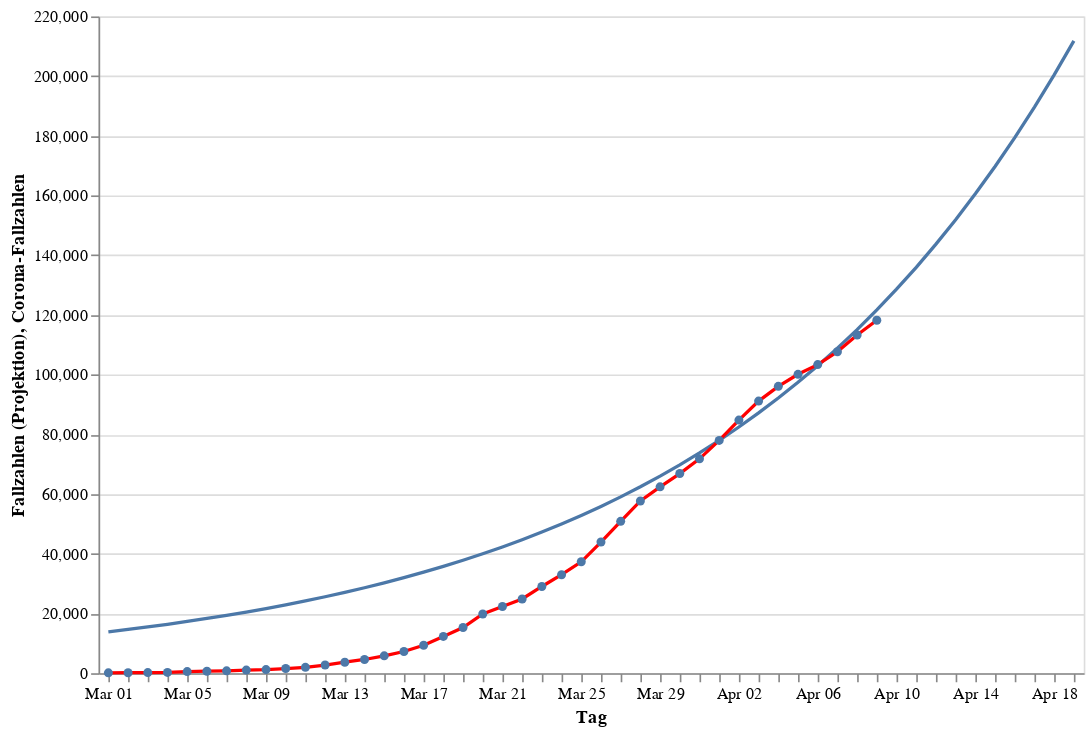

Source (notebook cell):
### Code cell
infections_chart = alt.Chart(data).mark_line(point=True, color="red").encode(
    alt.X("monthdate(day):O", title="Tag"),
    alt.Y("cases:Q", title="Corona-Fallzahlen"))
projection_chart = alt.Chart(projection_data).mark_line(point=False).encode(
    alt.X("monthdate(day):O", title="Tag"),
    alt.Y("curve:Q", title="Fallzahlen (Projektion)"))
(projection_chart + infections_chart).properties(width=600, height=400)

### Figure 1 — Vega-Lite specification as saved in the notebook (floating-point values rounded to 4 significant figures)
{"config": {"view": {"continuousWidth": 400, "continuousHeight": 300}}, "layer": [{"data": {"name": "data-960914faf392fd8fdcf8ba16cc3c932f"}, "mark": {"type": "line", "point": false}, "encoding": {"x": {"type": "ordinal", "field": "day", "timeUnit": "monthdate", "title": "Tag"}, "y": {"type": "quantitative", "field": "curve", "title": "Fallzahlen (Projektion)"}}}, {"data": {"name": "data-c2a9a13a2012c93cd57c476f262fec7b"}, "mark": {"type": "line", "color": "red", "point": true}, "encoding": {"x": {"type": "ordinal", "field": "day", "timeUnit": "monthdate", "title": "Tag"}, "y": {"type": "quantitative", "field": "cases", "title": "Corona-Fallzahlen"}}}], "height": 400, "width": 600, "$schema": "https://vega.github.io/schema/vega-lite/v4.0.2.json", "datasets": {"data-960914faf392fd8fdcf8ba16cc3c932f": [{"day": "2020-03-01T00:00:00", "curve": 13870.0}, {"day": "2020-03-02T00:00:00", "curve": 14670.0}, {"day": "2020-03-03T00:00:00", "curve": 15510.0}, {"day": "2020-03-04T00:00:00", "curve": 16400.0}, {"day": "2020-03-05T00:00:00", "curve": 17340.0}, {"day": "2020-03-06T00:00:00", "curve": 18330.0}, {"day": "2020-03-07T00:00:00", "curve": 19380.0}, {"day": "2020-03-08T00:00:00", "curve": 20500.0}, {"day": "2020-03-09T00:00:00", "curve": 21670.0}, {"day": "2020-03-10T00:00:00", "curve": 22910.0}, {"day": "2020-03-11T00:00:00", "curve": 24230.0}, {"day": "2020-03-12T00:00:00", "curve": 25610.0}, {"day": "2020-03-13T00:00:00", "curve": 27080.0}, {"day": "2020-03-14T00:00:00", "curve": 28630.0}, {"day": "2020-03-15T00:00:00", "curve": 30280.0}, {"day": "2020-03-16T00:00:00", "curve": 32010.0}, {"day": "2020-03-17T00:00:00", "curve": 33840.0}, {"day": "2020-03-18T00:00:00", "curve": 35780.0}, {"day": "2020-03-19T00:00:00", "curve": 37830.0}, {"day": "2020-03-20T00:00:00", "curve": 40000.0}, {"day": "2020-03-21T00:00:00", "curve": 42290.0}, {"day": "2020-03-22T00:00:00", "curve": 44710.0}, {"day": "2020-03-23T00:00:00", "curve": 47270.0}, {"day": "2020-03-24T00:00:00", "curve": 49980.0}, {"day": "2020-03-25T00:00:00", "curve": 52840.0}, {"day": "2020-03-26T00:00:00", "curve": 55870.0}, {"day": "2020-03-27T00:00:00", "curve": 59060.0}, {"day": "2020-03-28T00:00:00", "curve": 62440.0}, {"day": "2020-03-29T00:00:00", "curve": 66020.0}, {"day": "2020-03-30T00:00:00", "curve": 69790.0}, {"day": "2020-03-31T00:00:00", "curve": 73790.0}, {"day": "2020-04-01T00:00:00", "curve": 78010.0}, {"day": "2020-04-02T00:00:00", "curve": 82470.0}, {"day": "2020-04-03T00:00:00", "curve": 87180.0}, {"day": "2020-04-04T00:00:00", "curve": 92170.0}, {"day": "2020-04-05T00:00:00", "curve": 97440.0}, {"day": "2020-04-06T00:00:00", "curve": 103000.0}, {"day": "2020-04-07T00:00:00", "curve": 108900.0}, {"day": "2020-04-08T00:00:00", "curve": 115100.0}, {"day": "2020-04-09T00:00:00", "curve": 121700.0}, {"day": "2020-04-10T00:00:00", "curve": 128600.0}, {"day": "2020-04-11T00:00:00", "curve": 136000.0}, {"day": "2020-04-12T00:00:00", "curve": 143700.0}, {"day": "2020-04-13T00:00:00", "curve": 151900.0}, {"day": "2020-04-14T00:00:00", "curve": 160600.0}, {"day": "2020-04-15T00:00:00", "curve": 169700.0}, {"day": "2020-04-16T00:00:00", "curve": 179400.0}, {"day": "2020-04-17T00:00:00", "curve": 189600.0}, {"day": "2020-04-18T00:00:00", "curve": 200400.0}, {"day": "2020-04-19T00:00:00", "curve": 211800.0}], "data-c2a9a13a2012c93cd57c476f262fec7b": [{"day": "2020-03-01T00:00:00", "cases": 130}, {"day": "2020-03-02T00:00:00", "cases": 165}, {"day": "2020-03-03T00:00:00", "cases": 203}, {"day": "2020-03-04T00:00:00", "cases": 262}, {"day": "2020-03-05T00:00:00", "cases": 545}, {"day": "2020-03-06T00:00:00", "cases": 670}, {"day": "2020-03-07T00:00:00", "cases": 800}, {"day": "2020-03-08T00:00:00", "cases": 1040}, {"day": "2020-03-09T00:00:00", "cases": 1224}, {"day": "2020-03-10T00:00:00", "cases": 1565}, {"day": "2020-03-11T00:00:00", "cases": 1966}, {"day": "2020-03-12T00:00:00", "cases": 2745}, {"day": "2020-03-13T00:00:00", "cases": 3675}, {"day": "2020-03-14T00:00:00", "cases": 4599}, {"day": "2020-03-15T00:00:00", "cases": 5813}, {"day": "2020-03-16T00:00:00", "cases": 7272}, {"day": "2020-03-17T00:00:00", "cases": 9367}, {"day": "2020-03-18T00:00:00", "cases": 12327}, {"day": "2020-03-19T00:00:00", "cases": 15320}, {"day": "2020-03-20T00:00:00", "cases": 19848}, {"day": "2020-03-21T00:00:00", "cases": 22364}, {"day": "2020-03-22T00:00:00", "cases": 24873}, {"day": "2020-03-23T00:00:00", "cases": 29056}, {"day": "2020-03-24T00:00:00", "cases": 32991}, {"day": "2020-03-25T00:00:00", "cases": 37323}, {"day": "2020-03-26T00:00:00", "cases": 43938}, {"day": "2020-03-27T00:00:00", "cases": 50871}, {"day": "2020-03-28T00:00:00", "cases": 57695}, {"day": "2020-03-29T00:00:00", "cases": 62435}, {"day": "2020-03-30T00:00:00", "cases": 66885}, {"day": "2020-03-31T00:00:00", "cases": 71808}, {"day": "2020-04-01T00:00:00", "cases": 77981}, {"day": "2020-04-02T00:00:00", "cases": 84794}, {"day": "2020-04-03T00:00:00", "cases": 91159}, {"day": "2020-04-04T00:00:00", "cases": 96092}, {"day": "2020-04-05T00:00:00", "cases": 100123}, {"day": "2020-04-06T00:00:00", "cases": 103375}, {"day": "2020-04-07T00:00:00", "cases": 107663}, {"day": "2020-04-08T00:00:00", "cases": 113296}, {"day": "2020-04-09T00:00:00", "cases": 118235}]}}
